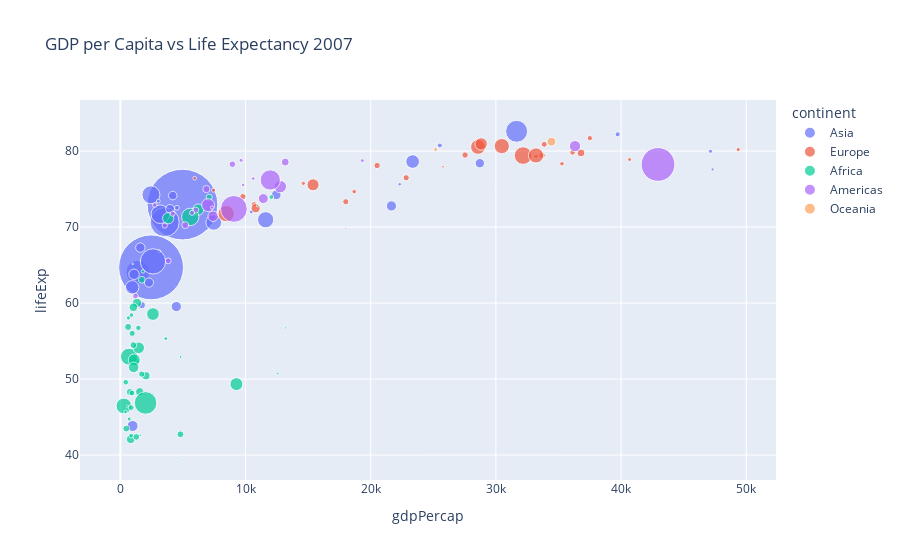

Source (notebook cell):
### Markdown cell above
3. Customise the maximum size of the mark by passing an integer into the optional input `size_max`. The default vauel is `20`.

In this case, we want to make the markers bigger so we choose `size_max=50`.

### Code cell
fig = px.scatter(df, x='gdpPercap', y ='lifeExp', 
                 size='pop', size_max=50, 
                 color='continent', 
                 title='GDP per Capita vs Life Expectancy 2007')
fig.show()
